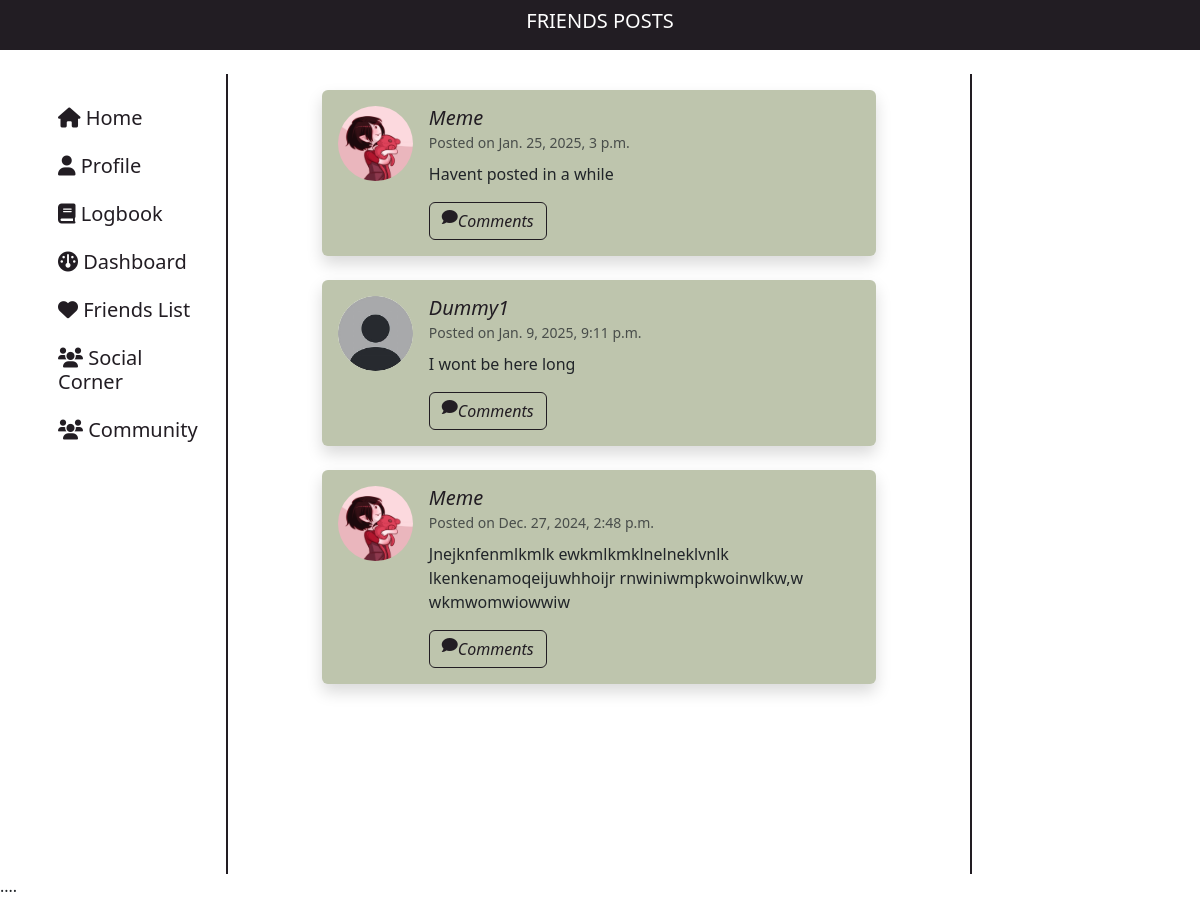
Page /habit_tracker/friends_posts/ (signed in) on the committed database.
### habit_tracker/models.py (models this page shows, shortened)
class Post(models.Model):
    user = models.ForeignKey(CustomUser, on_delete=models.CASCADE, related_name="user_posts")
    post = models.TextField(validators=[MaxLengthValidator(3000)])
    posted_on = models.DateTimeField(auto_now_add=True)

class CustomUser(AbstractUser):
    AGE_GROUP_CHOICES = [
        ("13-17", "13-17 years"),
        ("18-24", "18-24 years"),
        ("25-34", "25-34 years"),
        ("35-44", "35-44 years"),
        ("45-54", "45-54 years"),
        ("55+", "55+ years"),
    ]
    GENDER_CHOICES = [
        ("male", "Male"),
        ("female", "Female"),
        ("no gender", "Prefer not to say")
    ]
    age_group = models.CharField(max_length=10, choices=AGE_GROUP_CHOICES, null=True, blank=True)
    gender = models.CharField(max_length=20, choices=GENDER_CHOICES, blank=True, null=True)
    real_name = models.CharField(max_length=150)
    user_bio = models.TextField(max_length=200, null=True, blank=True, default="No bio yet")
    points = models.IntegerField(default=0)
    profile_picture = models.ImageField(
        upload_to='profile_pictures/',
        null=True,
        blank=True,
        default='profile_pictures/default.jpeg'
    )
    friends = models.ManyToManyField('self', blank=True, symmetrical=True)
    groups = models.ManyToManyField(
        "auth.Group",
        related_name="custom_user_groups",
        blank=True,
    )
    user_permissions = models.ManyToManyField(
        "auth.Permission",
        related_name="custom_user_permissions",
        blank=True,
    )

### habit_tracker/views.py (the view)
# urls.py: path("friends_posts/", views.friends_post, name="friends_posts"),
def friends_post(request):
    user = get_object_or_404(CustomUser, id=request.user.id)
    friends = user.friends.all()
    posts = Post.objects.filter(user__in=friends).order_by("-posted_on")
    return render(request, "habit_tracker/friends_posts.html", {
        "posts": posts
    })

### habit_tracker/templates/habit_tracker/friends_posts.html (shortened to what this page needs)
{% extends "habit_tracker/layout.html" %}
{% load static %}
{% block nav %}
    <div style="background-color: #221d23;" class="d-none d-md-block">
        <header class="d-flex justify-content-center align-items-center" style="height: 50px;">
            <h5 style="color: white;">FRIENDS POSTS</h5>
        </header>
    </div>
{% endblock %}
{% block main %}
    <div class="d-flex">
        <nav class="col-md-3 col-lg-2 d-none d-md-block sidebar" id="friendnav">
            <div class="position-sticky d-flex justify-content-center">
                <ul class="nav flex-column mt-4">
                    <li class="nav-item">
                        <a class="nav-link" href="{% url 'index' %}">
                            <h5><i class="fas fa-home"></i> Home</h5>
                        </a>
                    </li>
                    <li class="nav-item">
                        {% if user.is_authenticated %}
                            <a class="nav-link" href="{% url 'profile' user.id %}">
                                <h5><i class="fas fa-user"></i> Profile</h5>
                            </a>
                        {% else %}
                            <a class="nav-link" href="{% url 'login' %}">
                                <h5><i class="fas fa-sign-in-alt"></i> Login</h5>
                            </a>
                        {% endif %}
                    </li>
                    <li class="nav-item">
                        <a class="nav-link" href="{% url 'log_page' %}">
                            <h5><i class="fas fa-book"></i> Logbook</h5>
                        </a>
                    </li>
                    <li class="nav-item">
                        <a class="nav-link" href="{% url 'dashboard' %}">
                            <h5><i class="fas fa-gauge"></i> Dashboard</h5>
                        </a>
                    </li>
                    <li class="nav-item">
                        <a class="nav-link" href="{% url 'friends_list' %}">
                            <h5><i class="fas fa-heart"></i> Friends List</h5>
                        </a>
                    </li>
                    <li class="nav-item">
                        <a class="nav-link" href="{% url 'friends_corner' %}">
                            <h5><i class="fas fa-users"></i> Social Corner</h5>
                        </a>
                    </li>
                    <li class="nav-item">
                        <a class="nav-link" href="{% url 'community' %}">
                            <h5><i class="fas fa-users"></i> Community</h5>
                        </a>
                    </li>
                </ul>
            </div>
        </nav>
        <div class="d-none d-md-block col-lg-8 col-md-6 px-4" id="postsDiv">
            {% if posts %}
                <div class="container mt-3">
                    <div class="row">
                        {% for post in posts %}
                            <div class="col-lg-10 col-md-12 mx-auto mb-4">
                                <div class="card shadow border-0" style="background-color: #bec5ad;">
                                    <div class="card-body d-flex align-items-start">
                                        <img src="{{ post.user.profile_picture.url }}"
                                             alt="Profile Picture"
                                             class="rounded-circle me-3"
                                             style="height: 75px; width: 75px; object-fit: cover;">
                                        <div>
                                            <h5 class="mb-0">
                                                <a class="chatname" href="{% url 'profile' post.user.id %}">{{ post.user.username|capfirst }}</a>
                                            </h5>
                                            <small class="text-muted">Posted on {{ post.posted_on }}</small>
                                            <p class="mt-2">
                                                {{ post.post|capfirst|slice:":150" }}
                                            </p>
                                            <a class="btn btn-outline-info commentbutton" href="{% url 'post_details' post.id %}"><span class="d-flex">
                                                <i class="fas fa-comment"></i> Comments</a>
                                        </div>
                                    </div>
                                </div>
                            </div>
                        {% endfor %}
                    </div>
                </div>
            {% else %}
                <div class="d-flex justify-content-center align-items-center" style="height: 80vh;">
                    <p class="text-muted">No discussions yet.</p>
                </div>
            {% endif %}
        </div>
    </div>
{% endblock %}

### habit_tracker/static/habit_tracker/styles.css (style rules this page uses)
body { background: white }
#commnav, #postsDiv, #friendnav, #smallfriendnav { border-right: 2px solid #221d23; margin-top: 0; min-height: 100vh; }
.commentbutton { border-color: #221d23; background-color: transparent; color: #221d23; font-style: italic; }
.nav-item a { color: #221d23; }
.chatname { color: #221d23; text-decoration: none; font-style: italic; }

### rows in the picture
Post: user.profile_picture (picture), user.username "Meme", posted_on "Jan. 25, 2025, 3 p.m.", post "Havent posted in a while"
Post: user.profile_picture (placeholder picture), user.username "Dummy1", posted_on "Jan. 9, 2025, 9:11 p.m.", post "I wont be here long"
Post: user.profile_picture (picture), user.username "Meme", posted_on "Dec. 27, 2024, 2:48 p.m.", post "Jnejknfenmlkmlk ewkmlkmklnelneklvnlk lkenkenamoqeijuwhhoijr rnwiniwmpkwoinwlkw,w wkmwomwiowwiw"
